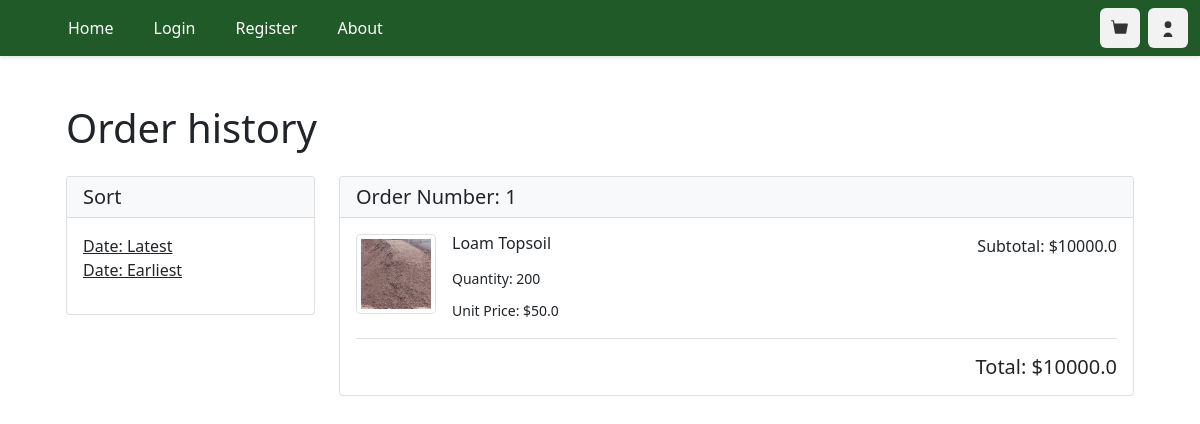
Page /order_history (signed in) on the committed database.
### ORM/tables.py (models this page shows, shortened)
class Order(TimeStampedModel): #ONE TO MANY RELATION  uselist=True (default)
    __tablename__ = 'order_history'
    id = Column(Integer, primary_key=True, autoincrement=True)
    order_id = Column(Integer, nullable=False, index=True)
    product_id = Column(Integer, ForeignKey('products.id'), nullable=False, index=True)
    user_id = Column(Integer, ForeignKey('users.id'), nullable=False, index=True)
    quantity = Column(Integer, nullable=False)
    price = Column(REAL, nullable=False)
    subtotal = Column(REAL, nullable=False)
    user = Relationship('User', back_populates='orders')
    product = Relationship('Product', back_populates='orders')

class Product(TimeStampedModel):
    __tablename__ = 'products'
    id = Column(Integer, primary_key=True, autoincrement=True)
    name = Column(String(100), nullable=False)
    description = Column(String, nullable=False)
    dimensions = Column(String(50), nullable=True)
    weight = Column(REAL, nullable=True)
    unit = Column(String(50), nullable=False)
    price = Column(REAL, nullable=False)
    stock_level = Column(Integer, nullable=False)
    category = Column(Integer, ForeignKey('categories.id'), nullable=False, index=True)
    image = Column(String(100), nullable=False)
    orders = Relationship('Order', back_populates='product')
    categories = Relationship('Category', back_populates='product')

### main.py (the view)
@limiter.limit(default)
@app.route("/order_history")
def order_history_page():
    user_id = get_UID(session['username'])
    order_list = get_order_history(user_id)
    order_list = group_order_history(order_list)
    product_list  = get_products()
    return render_template('order_history.html', order_history=order_list, products=product_list)

### ORM/ORM_operations.py (called while the page is built)
def get_products():
    products = Product.query.all()
    if products is None:
        raise Exception('Products expected but NoneType was recieved')
    return products

def get_order_history(user_id):
    with engine.connect() as connection:
        res = []
        order = Order.query.filter(Order.user_id == user_id).all()
        for value in order:
            res.append(value)
        return res

def get_UID(username):
    with engine.connect() as connection:
        res = connection.execute(text(
            "SELECT id FROM users WHERE username=:a;"), {"a": username}
        )
        uid = []
        res = res.fetchone()
        for value in res:
            uid.append(value)
        if uid[0] is None:
            raise Exception('UID expected but NoneType was found')
        return uid[0]

### main.py (called while the page is built)
@app.after_request
def add_security_headers(resp):
    resp.headers['Content-Security-Policy'] =  "default-src 'self'; object-src 'none'; base-uri 'none';" #prevents inline scripts from running and objects
    resp.headers['X-Content-Type-Options'] = 'nosniff' #forces the browser to honour the content type instead of auto detecting
    resp.headers['X-Frame-Options'] = 'SAMEORIGIN' #prevents external sites from embedding this site in iframe, helping prevent clickjacking
    return resp

def group_order_history(order_history: list) -> list:
    return [list(group) for _, group in groupby(order_history, key=lambda x: x.order_id)]

### templates/order_history.html (shortened to what this page needs)
{% extends "base.html" %}
{% block content %}
    <div class="container" style="padding-top: 5rem;">
        <div class="p-4">
            <h1 class="mb-4">Order history</h1>
            <div class="row">
                <div class="col-md-3">
                    <div class="card mb-4">
                        <div class="card-header bg-light">
                            <h5 class="mb-0">Sort</h5>
                        </div>
                        <div class="card-body">
                            <ul class="list-unstyled">
                                <li><a href="/order_history" class="text-dark">Date: Latest</a></li>
                                <li><a href="/sort_orders_earliest" class="text-dark">Date: Earliest</a></li>
                            </ul>
                        </div>
                    </div>
                </div>
                <div class="col-md-9">
                    {% for order in order_history %}
                    <div class="card mb-4">
                        <div class="card-header bg-light">
                            <div class="d-flex justify-content-between">
                                <h5 class="mb-0">Order Number: {{order[0].order_id}}</h5>
                            </div>
                        </div>
                        <div class="card-body">
                            {% for item in order %}
                                {% for product in products %}
                                    {% if item.product_id == product.id %}
                                    <div class="mb-3 pb-3 border-bottom">
                                        <div class="d-flex">
                                            <div class="me-3">
                                                <img src="{{ product.image }}" alt="{{ product.name }}" class="img-thumbnail" style="width: 80px; height: 80px; object-fit: cover;">
                                            </div>
                                            <div class="flex-grow-1">
                                                <div class="d-flex justify-content-between">
                                                    <div>
                                                        <h6 class="mb-1">{{ product.name }}</h6>
                                                    </div>
                                                    <div class="text-right">
                                                        <div>Subtotal: ${{ item.subtotal }}</div>
                                                    </div>
                                                </div>
                                                <div class="mt-2">
                                                    <small>Quantity: {{ item.quantity }}</small>
                                                </div>
                                                <div class="mt-2">
                                                    <small>Unit Price: ${{ product.price }}</small>
                                                </div>
                                            </div>
                                        </div>
                                    </div>
                                    {% endif %}
                                {% endfor %}
                            {% endfor %}
                            <div class="text-end mt-3">
                                <h5 class="mb-0">Total: ${{ order | sum(attribute='subtotal')}}</h5>
                            </div>
                        </div>
                    </div>
                    {% endfor %}
                </div>
            </div>
        </div>
    </div>
{% endblock %}

### rows in the picture
Order: order "1", subtotal "10000.0", quantity "200", order "10000.0"
Product: image (picture), name "Loam Topsoil", price "50.0"
